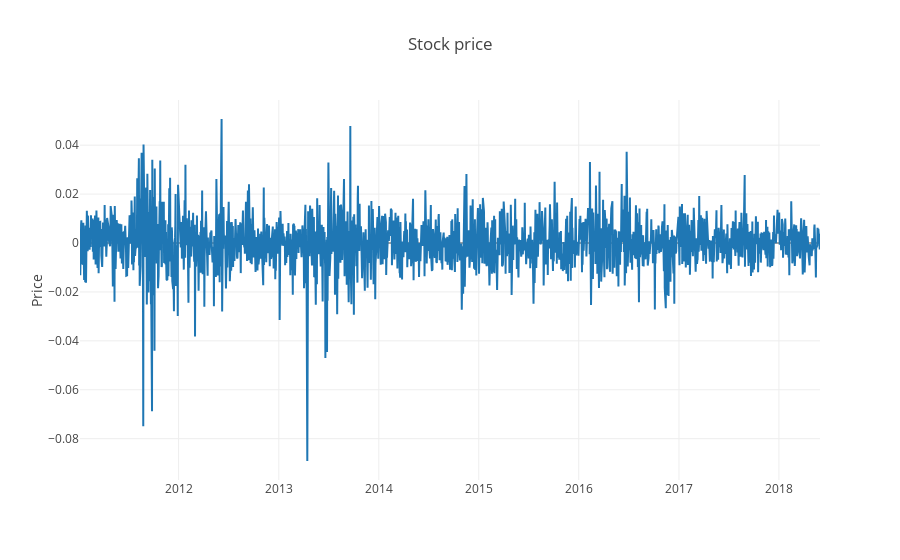

Notebook code cell kept with this figure:
### Code cell
ts = df_log_diff['Close']

rolling_stats = da.roll_stats(ts=ts, window=30)
da.plotscatter(df_log_diff[['Close']])
da.tsplot(ts, lags=30)

### Figure 1 — Plotly figure (JSON) as saved in the notebook; plotly's stock layout.template omitted (floating-point values rounded to 4 significant figures; data arrays with more than 128 entries replaced by an {"elided": "..."} marker saying what was removed)
{"data": [{"name": "Close", "type": "scatter", "x": {"elided": "1869 str values"}, "y": {"elided": "1869 float values"}}], "layout": {"legend": {"orientation": "h"}, "title": "Stock price", "yaxis": {"title": "Price"}}}
